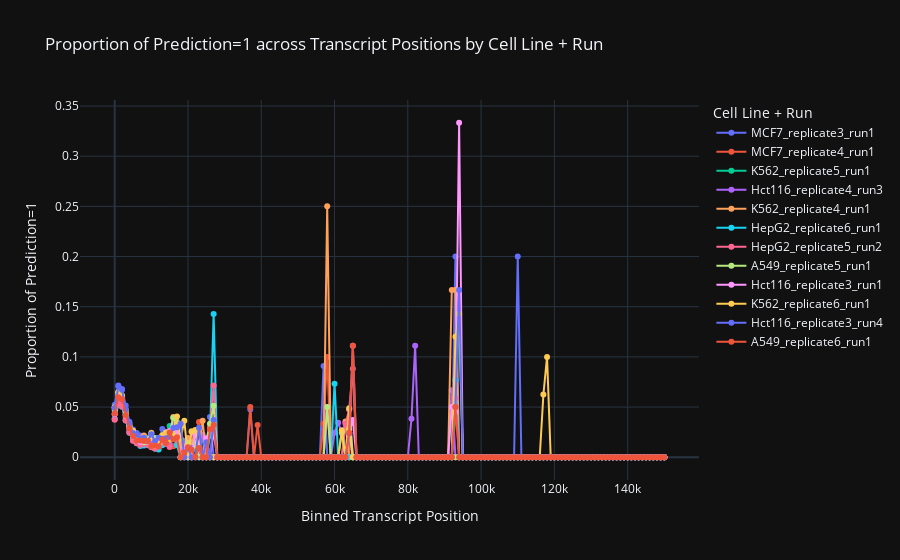

The notebook cell this image was saved under:
### Code cell
def calculate_prediction_proportion_by_cell_line(df, bin_size=1000, position_range=(0, 150000)):
    df = df.filter((pl.col("transcript_position") >= position_range[0]) & (pl.col("transcript_position") <= position_range[1]))
    df = df.with_columns(((pl.col("transcript_position") // bin_size) * bin_size).alias("binned_position"))

    proportion_df = (
        df.group_by(["cell_line_run", "binned_position"])
        .agg([
            (pl.col("prediction") == 1).mean().alias("proportion_prediction_1")
        ])
        .sort(["cell_line_run", "binned_position"])
    )

    all_bins = pl.DataFrame({
        "binned_position": list(range(position_range[0], position_range[1] + bin_size, bin_size))
    })
    cell_line_runs = df.select("cell_line_run").unique()

    # Cross join to create all possible combinations of cell_line_run and binned_position
    complete_df = cell_line_runs.join(all_bins, how="cross")

    # Join with proportion_df to fill missing bins with 0
    filled_df = complete_df.join(proportion_df, on=["cell_line_run", "binned_position"], how="left").fill_null(0)

    return filled_df

def plot_prediction_proportion_by_cell_line(proportion_df):
    fig = go.Figure()

    # Convert Polars DataFrame to Pandas for Plotly compatibility
    proportion_df_pandas = proportion_df.to_pandas()

    for cell_line_run in proportion_df_pandas['cell_line_run'].unique():
        subset = proportion_df_pandas[proportion_df_pandas['cell_line_run'] == cell_line_run]
        
        fig.add_trace(
            go.Scatter(
                x=subset['binned_position'],
                y=subset['proportion_prediction_1'],
                mode="lines+markers",
                name=cell_line_run
            )
        )

    fig.update_layout(
        title="Proportion of Prediction=1 across Transcript Positions by Cell Line + Run",
        xaxis_title="Binned Transcript Position",
        yaxis_title="Proportion of Prediction=1",
        legend_title="Cell Line + Run",
        template="plotly_dark"
    )

    fig.show()

proportion_df = calculate_prediction_proportion_by_cell_line(combined_df)
plot_prediction_proportion_by_cell_line(proportion_df)

### Figure 1 — Plotly figure (JSON) as saved in the notebook; plotly's stock layout.template omitted (floating-point values rounded to 4 significant figures; data arrays with more than 128 entries replaced by an {"elided": "..."} marker saying what was removed)
{"data": [{"mode": "lines+markers", "name": "MCF7_replicate3_run1", "type": "scatter", "x": {"elided": "151 int values"}, "y": {"elided": "151 float values"}}, {"mode": "lines+markers", "name": "MCF7_replicate4_run1", "type": "scatter", "x": {"elided": "151 int values"}, "y": {"elided": "151 float values"}}, {"mode": "lines+markers", "name": "K562_replicate5_run1", "type": "scatter", "x": {"elided": "151 int values"}, "y": {"elided": "151 float values"}}, {"mode": "lines+markers", "name": "Hct116_replicate4_run3", "type": "scatter", "x": {"elided": "151 int values"}, "y": {"elided": "151 float values"}}, {"mode": "lines+markers", "name": "K562_replicate4_run1", "type": "scatter", "x": {"elided": "151 int values"}, "y": {"elided": "151 float values"}}, {"mode": "lines+markers", "name": "HepG2_replicate6_run1", "type": "scatter", "x": {"elided": "151 int values"}, "y": {"elided": "151 float values"}}, {"mode": "lines+markers", "name": "HepG2_replicate5_run2", "type": "scatter", "x": {"elided": "151 int values"}, "y": {"elided": "151 float values"}}, {"mode": "lines+markers", "name": "A549_replicate5_run1", "type": "scatter", "x": {"elided": "151 int values"}, "y": {"elided": "151 float values"}}, {"mode": "lines+markers", "name": "Hct116_replicate3_run1", "type": "scatter", "x": {"elided": "151 int values"}, "y": {"elided": "151 float values"}}, {"mode": "lines+markers", "name": "K562_replicate6_run1", "type": "scatter", "x": {"elided": "151 int values"}, "y": {"elided": "151 float values"}}, {"mode": "lines+markers", "name": "Hct116_replicate3_run4", "type": "scatter", "x": {"elided": "151 int values"}, "y": {"elided": "151 float values"}}, {"mode": "lines+markers", "name": "A549_replicate6_run1", "type": "scatter", "x": {"elided": "151 int values"}, "y": {"elided": "151 float values"}}], "layout": {"legend": {"title": {"text": "Cell Line + Run"}}, "title": {"text": "Proportion of Prediction=1 across Transcript Positions by Cell Line + Run"}, "xaxis": {"title": {"text": "Binned Transcript Position"}}, "yaxis": {"title": {"text": "Proportion of Prediction=1"}}}}
